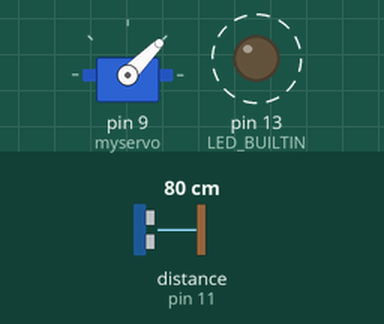
Bench run of a sketch on a simulated Arduino Uno, built with avr-gcc and run on an emulated ATmega328P. On the bench: servo, output pins drawn as LEDs (lit = HIGH). Wiring (inferred from the names in the program): ultrasonic range finder: trigger pin 12; echo pin 11. Dashed ring = blinking. The test bench sets the inputs (shaded band); at power-on: distance to the obstacle (sensor on pin 11) 80 cm. The echo pulse lasts 58.3 µs per cm; pins used as bus, display or sensor lines are not drawn.

Above: at 2.0 s.
2.1 s: distance to the obstacle (sensor on pin 11) set to 91 cm
At 3.0 s:
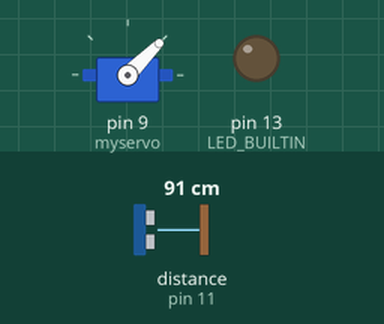
3.8 s: distance to the obstacle (sensor on pin 11) set to 2 cm
At 4.64 s:
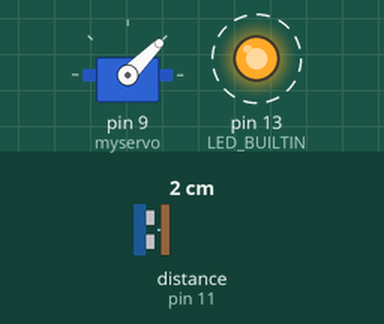
8.3 s: distance to the obstacle (sensor on pin 11) set to 120 cm
At 9.3 s:
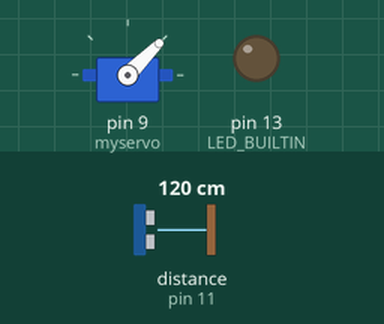
10.0 s: distance to the obstacle (sensor on pin 11) set to 4 cm
At 11.5 s:
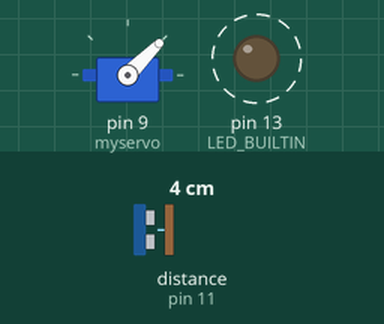
Timing chart, 0 to 15.5 s (numbered marks = the images above; inputs shaded):
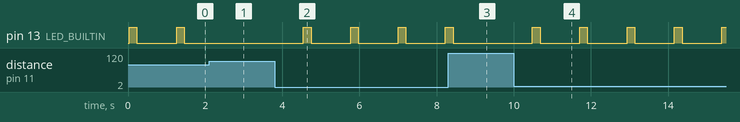

The sketch:

ultrasonic-toilet-flusher.ino
```cpp
#include <SR04.h>
#define TRIG_PIN 12
#define ECHO_PIN 11
SR04 sr04 = SR04(ECHO_PIN, TRIG_PIN);


//---------------------- Set this value to the distance from ultrasonic sensor to the end of your toilet
int toilet_distance = 85; // unit: centimeter
//--------------------------------------------

#include <Servo.h>
Servo myservo;
String userInput;
int deg;
long distance;
int counter = 0;
int miss = 0;
const int missMax = 5;  // How many miss count before flush
const int flushMin = 10; // Minimum count to flush
const int servo_stop_point = 45; //default should be 90 but it's up to your servo
const int servo_low = 15;
const int servo_high = 80;

void setup() {
  // put your setup code here, to run once:
  //Serial.begin(9600);
  myservo.attach(9);
  //---------------------- Set this value to your continuous servo position (default 90)
  myservo.write(servo_stop_point);
  //--------------------------------------------
  pinMode(LED_BUILTIN, OUTPUT);
}

void loop() {
  // put your main code here, to run repeatedly:
  distance = sr04.Distance();
  //Serial.print("Distance ");
  //Serial.println(distance);

  if (distance > toilet_distance && counter == 0){                      // Do nothing go out of if statement
  }else if (distance < toilet_distance){                               // Object detected start counting
    counter ++;
    digitalWrite(LED_BUILTIN, HIGH);
    delay(200);
    digitalWrite(LED_BUILTIN, LOW);
    miss = 0;
  }else if ( distance > toilet_distance && counter >= 1 && miss < missMax){   // Detected Object missing mark miss
    miss ++;
  }else if ( distance > toilet_distance && ( counter < flushMin) &&  miss == missMax){
    counter = 0;
    miss = 0;
    //Serial.println("clear");
  }else if ( distance > toilet_distance && miss >= missMax && counter >= flushMin){  // Object Stay for over 10 secs but now missing flush
    if (counter >= flushMin){                             // Half Flush
      // Action : Roll Left 4.9 seconds stop for 0.5 second and roll right for 4.95 second to get to original position
      // test and modify the value that fit you Note: due to slower roll right speed on my servo I need a slightly longer run time
      myservo.write(servo_high);
      delay(4900);
      myservo.write(servo_stop_point);
      delay(500);
      myservo.write(servo_low);
      delay(4940);
      myservo.write(servo_stop_point);
    }else if (counter >= 60){                            // Full Flush
      myservo.write(servo_high);
      delay(4900);
      myservo.write(servo_stop_point);
      delay(1000);
      myservo.write(servo_low);
      delay(4940);
      myservo.write(servo_stop_point);
    }
    counter = 0;
    miss = 0;
  }
  //Serial.println("counter: " + String(counter));
  //Serial.println("miss: " + String(miss));
  delay(1000);
  /*
   * //Code for testing
  if(Serial.available() > 0){
    userInput = Serial.readString();
    deg = userInput.toInt();
    Serial.print("Userinput ");
    Serial.println(deg);
    motor_status = 1;
  }
  if(deg >= 0 && deg <= 175 && motor_status == 1){
    myservo.write(deg);
    //myservo.write(0);
    motor_status = 0;
  }
  delay(1000);
  */
}
```

Measured:
- the behaviour switches between 86 and 87 cm on distance to the obstacle (sensor on pin 11) (found by bisection; images 0 and 1)
- after the input at 2.1 s, pin 13 (LED_BUILTIN): stays LOW (without the input it goes to HIGH after 0.39 s)
- after the input at 3.8 s, pin 13 (LED_BUILTIN): alternates HIGH for 0.20 s and LOW for 1.0 s, starting after 0.75 s
- after the input at 8.3 s, pin 13 (LED_BUILTIN): goes on until 8.4 s, then stays LOW
- after the input at 10.0 s, pin 13 (LED_BUILTIN): alternates HIGH for 0.20 s and LOW for 1.0 s, starting after 0.48 s
- by itself, pin 13 (LED_BUILTIN): alternates HIGH for 0.20 s and LOW for 1.0 s
